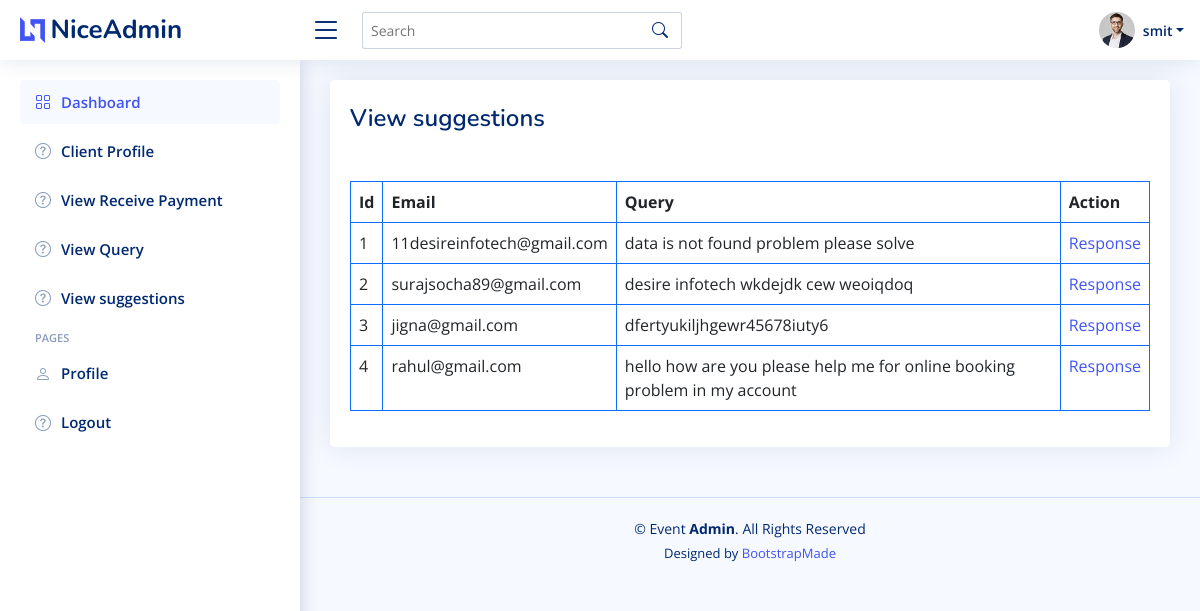
Screenshot of /view-suggestions/ (signed in) with the database file from the repository.
### appeventor/models.py (models this page shows, shortened)
class adminuser(models.Model):
    name=models.CharField(max_length=20)
    is_read = models.BooleanField(default=False)
    username=models.EmailField()
    password=models.CharField(max_length=16)
    suggestion=models.TextField(null=True)

class user_query(models.Model):
    Q_email=models.EmailField()
    query=models.CharField(max_length=200)

### appeventor/views.py (the view)
# urls.py: path("view-suggestions/",views.view_suggestions,name="view-suggestions"),
def view_suggestions(request):
    adminuser.objects.filter(is_read=False).update(is_read=True)
    data=request.session.get('id')
    user=adminuser.objects.get(id=data)
    query=user_query.objects.all()
    print(query)
    return render(request,"admin/view-suggestions.html",{'user':user,'data':query})

### appeventor/templates/admin/view-suggestions.html (shortened to what this page needs)
<!DOCTYPE html>
<html lang="en">
<head>
  <link href="../static/assets2/vendor/bootstrap/css/bootstrap.min.css" rel="stylesheet">
  <link href="../static/assets2/vendor/bootstrap-icons/bootstrap-icons.css" rel="stylesheet">
  <link href="../static/assets2/vendor/boxicons/css/boxicons.min.css" rel="stylesheet">
  <link href="../static/assets2/vendor/quill/quill.snow.css" rel="stylesheet">
  <link href="../static/assets2/vendor/quill/quill.bubble.css" rel="stylesheet">
  <link href="../static/assets2/vendor/remixicon/remixicon.css" rel="stylesheet">
  <link href="../static/assets2/vendor/simple-datatables/style.css" rel="stylesheet">
  <link href="../static/assets2/css/style.css" rel="stylesheet">
</head>
<body>
  <header id="header" class="header fixed-top d-flex align-items-center">
    <div class="d-flex align-items-center justify-content-between">
      <a href="{% url 'adminhome'%}" class="logo d-flex align-items-center">
        <img src="../static/assets2/img/logo.png" alt="">
        <span class="d-none d-lg-block">NiceAdmin</span>
      </a>
      <i class="bi bi-list toggle-sidebar-btn"></i>
    </div>
    <div class="search-bar">
      <form class="search-form d-flex align-items-center" method="POST" action="#">
        <input type="text" name="query" placeholder="Search" title="Enter search keyword">
        <button type="submit" title="Search"><i class="bi bi-search"></i></button>
      </form>
    </div>
    <nav class="header-nav ms-auto">
      <ul class="d-flex align-items-center">
        <li class="nav-item dropdown pe-3">
          <a class="nav-link nav-profile d-flex align-items-center pe-0" href="#" data-bs-toggle="dropdown">
            <img src="../static/assets2/img/profile-img.jpg" alt="Profile" class="rounded-circle">
            <span class="d-none d-md-block dropdown-toggle ps-2">{{user.name}}</span>
          </a>
        </li>
      </ul>
    </nav>
  </header>
  <aside id="sidebar" class="sidebar">
    <ul class="sidebar-nav" id="sidebar-nav">
      <li class="nav-item">
        <a class="nav-link " href="{% url 'adminhome'%}">
          <span>Dashboard</span>
        </a>
      </li>
      <li class="nav-item">
        <a class="nav-link collapsed" href="{% url 'client-profile'%}">
          <span>Client Profile</span>
        </a>
      </li>
      <li class="nav-item">
        <a class="nav-link collapsed" href="{% url 'view-receive-payment'%}">
          <span>View Receive Payment</span>
        </a>
      </li>
      <li class="nav-item">
        <a class="nav-link collapsed" href="{% url 'view-suggestions'%}">
          <span>View Query</span>
        </a>
      </li>
      <li class="nav-heading">Pages</li>
      <li class="nav-heading">Pages</li>
      <li class="nav-item">
        <a class="nav-link collapsed" href="{% url 'users-profile'%}">
          <span>Profile</span>
        </a>
      </li>
      <li class="nav-item">
        <a class="nav-link collapsed" href="{% url 'admin_logout'%}">
          <span>Logout</span>
        </a>
      </li>
    </ul>
  </aside>
  <aside id="sidebar" class="sidebar">
    <ul class="sidebar-nav" id="sidebar-nav">
      <li class="nav-item">
        <a class="nav-link " href="{% url 'view-receive-payment'%}">
          <i class="bi bi-grid"></i>
          <span>Dashboard</span>
        </a>
      </li>
      <li class="nav-item">
        <a class="nav-link collapsed" href="{% url 'client-profile'%}">
          <i class="bi bi-question-circle"></i>
          <span>Client Profile</span>
        </a>
      </li>
      <li class="nav-item">
        <a class="nav-link collapsed" href="{% url 'view-receive-payment'%}">
          <i class="bi bi-question-circle"></i>
          <span>View Receive Payment</span>
        </a>
      </li>
      <li class="nav-item">
        <a class="nav-link collapsed" href="{% url 'view-suggestions'%}">
          <i class="bi bi-question-circle"></i>
          <span>View Query</span>
        </a>
      </li>
      <li class="nav-item">
        <a class="nav-link collapsed" href="{% url 'view-suggestions'%}">
          <i class="bi bi-question-circle"></i>
          <span>View suggestions</span>
        </a>
      </li>
      <li class="nav-heading">Pages</li>
      <li class="nav-item">
        <a class="nav-link collapsed" href="{% url 'users-profile'%}">
          <i class="bi bi-person"></i>
          <span>Profile</span>
        </a>
      </li>
      <li class="nav-item">
        <a class="nav-link collapsed" href="{% url 'admin_logout'%}">
          <i class="bi bi-question-circle"></i>
          <span>Logout</span>
        </a>
      </li>
    </ul>
  </aside>
  <main id="main" class="main">
  <div class="card">
      <div class="card-body">
            <div class="pagetitle mt-4">
                  <h1>View suggestions</h1>
                </div>
  <table class="table table-bordered border-primary mt-5">
      <thead>
        <tr>
          <th scope="col">Id</th>
          <th scope="col">Email</th>
          <th scope="col">Query</th>
          <th scope="col">Action</th>
        </tr>
      </thead>
      <tbody>
        {%for i in data %}
        <tr>
          <td>{{i.id}}</td>
          <td>{{i.Q_email}}</td>
          <td>{{i.query}}</td>
          <td>
            <a class="col" href="{% url 'send-suggestions'%}">Response</a>
          </td>
        </tr>
        {%endfor%}
      </tbody>
    </table>
</div>
</div>
</main>
  <footer id="footer" class="footer">
    <div class="copyright">
      &copy; Event <strong><span>Admin</span></strong>. All Rights Reserved
    </div>
    <div class="credits">
      Designed by <a href="https://bootstrapmade.com/">BootstrapMade</a>
    </div>
  </footer>
  </body>
  </html>

### static/assets2/css/style.css (style rules this page uses)
:root { scroll-behavior: smooth; }
body { font-family: "Open Sans", sans-serif; background: #f6f9ff; color: #444444; }
a { color: #4154f1; text-decoration: none; }
h1, h2, h3, h4, h5, h6 { font-family: "Nunito", sans-serif; }
#main { margin-top: 60px; padding: 20px 30px; transition: all 0.3s; }
.pagetitle { margin-bottom: 10px; }
.pagetitle h1 { font-size: 24px; margin-bottom: 0; font-weight: 600; color: #012970; }
.card { margin-bottom: 30px; border: none; border-radius: 5px; box-shadow: 0px 0 30px rgba(1, 41, 112, 0.1); }
.card-body { padding: 0 20px 20px 20px; }
.logo { line-height: 1; }
@media (min-width: 1200px) { .logo { width: 280px; } }
.logo img { max-height: 26px; margin-right: 6px; }
.logo span { font-size: 26px; font-weight: 700; color: #012970; font-family: "Nunito", sans-serif; }
.header { transition: all 0.5s; z-index: 997; height: 60px; box-shadow: 0px 2px 20px rgba(1, 41, 112, 0.1); background-color: #fff; padding-left: 20px; }
.header .toggle-sidebar-btn { font-size: 32px; padding-left: 10px; cursor: pointer; color: #012970; }
.header .search-bar { min-width: 360px; padding: 0 20px; }
.header .search-form { width: 100%; }
.header .search-form input { border: 0; font-size: 14px; color: #012970; border: 1px solid rgba(1, 41, 112, 0.2); padding: 7px 38px 7px 8px; border-radius: 3px; transition: 0.3s; width: 100%; }
.header .search-form button { border: 0; padding: 0; margin-left: -30px; background: none; }
.header .search-form button i { color: #012970; }
.header-nav ul { list-style: none; }
.header-nav>ul { margin: 0; padding: 0; }
.header-nav .nav-profile { color: #012970; }
.header-nav .nav-profile img { max-height: 36px; }
.header-nav .nav-profile span { font-size: 14px; font-weight: 600; }
.sidebar { position: fixed; top: 60px; left: 0; bottom: 0; width: 300px; z-index: 996; transition: all 0.3s; padding: 20px; overflow-y: auto; scrollbar-width: thin; scrollbar-color: #aab7cf transparent; box-shadow: 0px 0px 20px rgba(1, 41, 112, 0.1); background-color: #fff; }
@media (min-width: 1200px) { #main, #footer { margin-left: 300px; } }
.sidebar-nav { padding: 0; margin: 0; list-style: none; }
.sidebar-nav li { padding: 0; margin: 0; list-style: none; }
.sidebar-nav .nav-item { margin-bottom: 5px; }
.sidebar-nav .nav-heading { font-size: 11px; text-transform: uppercase; color: #899bbd; font-weight: 600; margin: 10px 0 5px 15px; }
.sidebar-nav .nav-link { display: flex; align-items: center; font-size: 15px; font-weight: 600; color: #4154f1; transition: 0.3; background: #f6f9ff; padding: 10px 15px; border-radius: 4px; }
.sidebar-nav .nav-link i { font-size: 16px; margin-right: 10px; color: #4154f1; }
.sidebar-nav .nav-link.collapsed { color: #012970; background: #fff; }
.sidebar-nav .nav-link.collapsed i { color: #899bbd; }
.footer { padding: 20px 0; font-size: 14px; transition: all 0.3s; border-top: 1px solid #cddfff; }
.footer .copyright { text-align: center; color: #012970; }
.footer .credits { padding-top: 5px; text-align: center; font-size: 13px; color: #012970; }

### rows the page displays
adminuser: name "smit"
user_query: id "1", Q_email "11desireinfotech@gmail.com", query "data is not found problem please solve"
user_query: id "2", Q_email "surajsocha89@gmail.com", query "desire infotech wkdejdk cew weoiqdoq"
user_query: id "3", Q_email "jigna@gmail.com", query "dfertyukiljhgewr45678iuty6"
user_query: id "4", Q_email "rahul@gmail.com", query "hello how are you please help me for online booking problem in my account"
